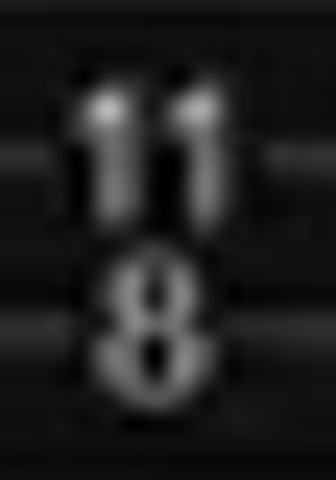
#> input picture _scratch/zoom/f20_118.png, 336 x 480 px
$ python proc2.py f20_118.png
#> lines starting #> are read from the running program, lines starting #| are printed output that depends on the picture; after the words box and inside, x2 and y2 are one past the last pixel; in counts of white or black regions, pixels touching at a corner belong together
import sys, os, site
sys.path.append(site.getusersitepackages())
from PIL import Image
import numpy as np

STAFF = [69.5, 84.0, 98.5, 112.5, 127.0, 142.0]

def run(src):
#> called with src = 'f20_118.png'
    frame = os.path.splitext(os.path.basename(src))[0]
    a = np.asarray(Image.open(src).convert('L')).astype(float)
    H, W = a.shape
#> H = 480; W = 336
    imc = np.asarray(Image.open(src).convert('RGB')).astype(int)
    warm = ((imc[:, :, 0] > imc[:, :, 2] + 6) & ((imc.sum(axis=2) / 3) > 28)).sum(axis=0)
#> warm = 336 values from 0 to 0
    cand = [x for x in range(W) if warm[x] >= 18]
#> cand = []
    cur = []
    for x in cand:
        if cur and x - cur[-1][1] <= 3:
            cur[-1][1] = x
        else:
            cur.append([x, x])
#> this loop made 0 passes
#> after the loop, cur = []

    half = 21
    bg = np.zeros_like(a)
    for x in range(W):
        lo = max(0, x - half); hi = min(W, x + half + 1)
        bg[:, x] = a[:, lo:hi].mean(axis=1)
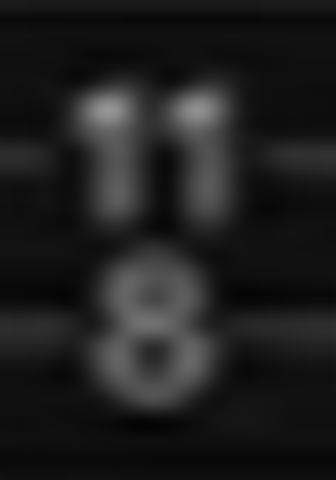
#> bg: shape (480, 336) float64; min 3.65, max 150.6, mean 30.8
    diff = a - bg
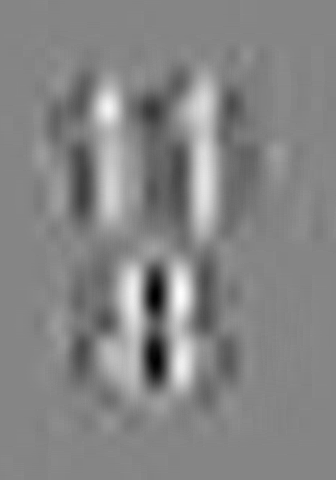
#> diff: shape (480, 336) float64; min -43.93, max 39.86, mean 0; drawn with min black and max white
    mask = diff > 18
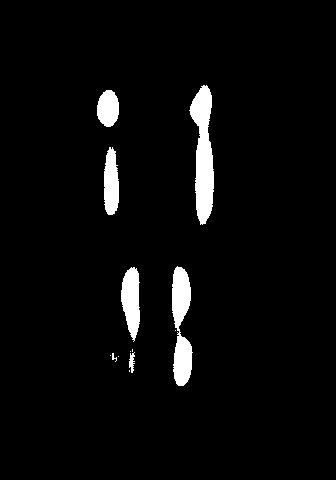
#> mask: shape (480, 336) bool; 3.9% white; 13 white regions (6 under 20 px), largest, box (x1, y1, x2, y2) and area: (189, 85, 214, 225) 2131, (172, 266, 193, 386) 1665, (121, 267, 140, 342) 997
    mask[:58, :] = False
    mask[152:, :] = False
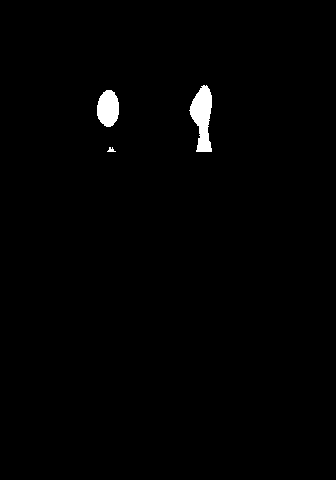
#> mask: shape (480, 336) bool; 1% white; 3 white regions, box (x1, y1, x2, y2) and area: (189, 85, 212, 152) 968, (97, 90, 119, 127) 642, (107, 147, 116, 152) 26
    # column groups: any column with mask pixels in digit rows 62..150
    colhas = mask.any(axis=0)
    # clean: require runs
    groups = []
    x = 0
    while x < W:
        if colhas[x]:
            x0 = x
            while x < W and colhas[x]:
                x += 1
            # gap-merge with previous if gap <= 5
            if groups and x0 - groups[-1][1] <= 5:
                groups[-1][1] = x - 1
            else:
                groups.append([x0, x - 1])
        else:
            x += 1
#> after the loop, groups = [[97, 118], [189, 211]]; x = 336

    print(f'== {frame} ==')
    print('CURSOR_WARM', cur)
#| CURSOR_WARM []
    notes_all = []
    for x0, x1 in groups:
        if x1 - x0 > 40:  # barline or cursor column run
            # check: thin vertical line? skip if width<=8 and tall
            pass
        strings = []
        for i, s in enumerate(STAFF):
            ys0, ys1 = int(s - 7), int(s + 7)
            box = mask[ys0:ys1 + 1, x0:x1 + 1]
            if box.sum() >= 10:
                strings.append(i + 1)
        # skip pure vertical lines (barline/cursor): mask column continuous over 60+ rows with width<=8
        colsum = mask[:, x0:x1 + 1].sum()
        w = x1 - x0 + 1
        vert = (w <= 8 and colsum > 60)
        if vert:
            print(f'  [skip vertical] x {x0}-{x1}')
            continue
        cx = (x0 + x1) / 2
        print(f'  x {x0:4d}-{x1:4d} cx {cx:6.1f} strings {strings}')
        notes_all.append((x0, x1, cx, strings))
#> this loop made 2 passes
#> (x0, x1, colsum, w, vert, cx) on passes 1 to 2: (97, 118, 668, 22, False, 107.5), (189, 211, 968, 23, False, 200)
#|   x   97- 118 cx  107.5 strings [2, 3, 4, 5, 6]
#|   x  189- 211 cx  200.0 strings [2, 3, 4, 5, 6]
#> after the loop, notes_all = [(97, 118, 107.5, [2, 3, 4, 5, 6]), (189, 211, 200, [2, 3, 4, 5, 6])]
    return notes_all, cur

for src in sys.argv[1:]:
    run(src)

$ run again, on _scratch/zoom/f28_b.png
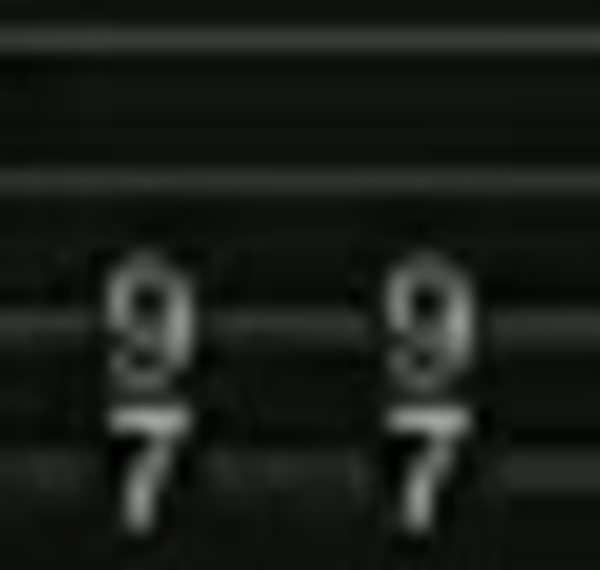
#> input picture _scratch/zoom/f28_b.png, 600 x 570 px
#> warm = 600 values from 0 to 0
#> cand = []
#> in run, `diff = a - bg`:
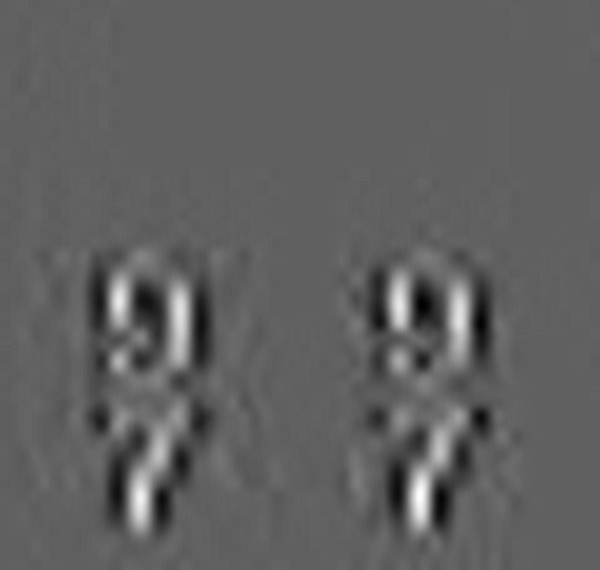
#> diff: shape (570, 600) float64; min -35.23, max 57.51, mean 0; drawn with min black and max white
#> in run, `mask = diff > 18`:
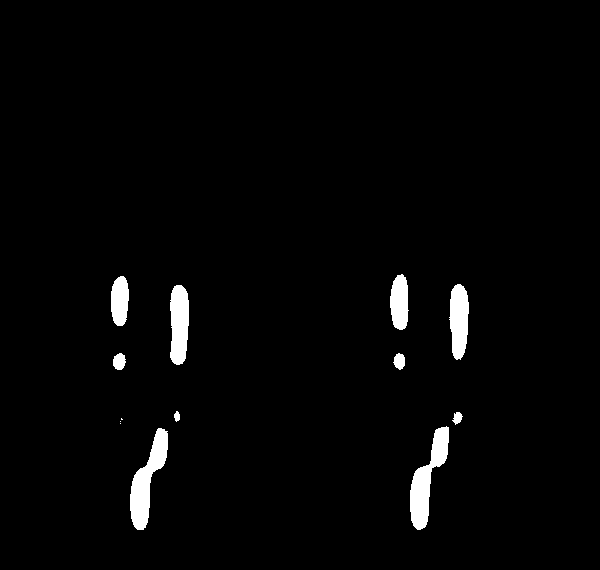
#> mask: shape (570, 600) bool; 2.3% white; 13 white regions (3 under 20 px), largest, box (x1, y1, x2, y2) and area: (130, 428, 168, 530) 1702, (410, 426, 449, 530) 1700, (170, 285, 189, 365) 1279
#> after the loop in run, `while x < W:`: x = 600
#| CURSOR_WARM []
#> after the loop in run, `for x0, x1 in groups:`: notes_all = []
